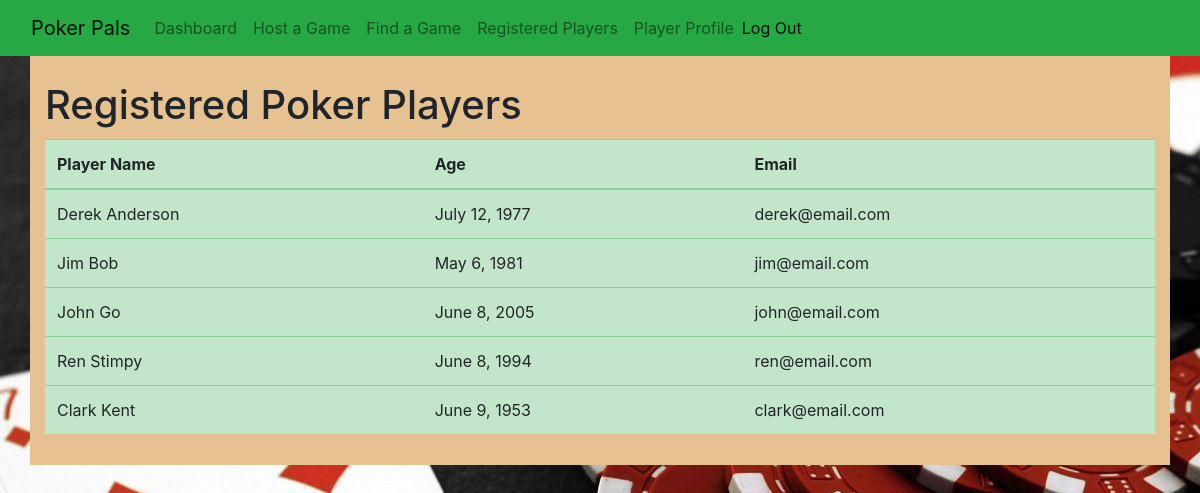
The page /players (signed in) on the database its author committed.
### poker_app/models.py (models this page shows, shortened)
class User(models.Model):
    first_name = models.CharField(max_length=45)
    last_name = models.CharField(max_length=45)
    birthdate = models.DateField()
    email = models.EmailField(unique=True)
    password = models.CharField(max_length=255)
    created_at = models.DateTimeField(auto_now_add=True)
    updated_at = models.DateTimeField(auto_now=True)
    objects = LoginManager()
    @property
    def full_name(self):
        return '{} {}'.format(self.first_name, self.last_name)

### poker_app/views.py (the view)
# urls.py: path('players', views.players),
def players(request):
    if 'user_id' not in request.session:
        messages.error(request, "You must be logged in to view this page!")
        return redirect('/')
    return render(request, 'users.html', {"users": User.objects.all()})

### poker_app/templates/users.html (shortened to what this page needs)
<!DOCTYPE html>
<html lang="en">
    <head>
        <link
            href="https://stackpath.bootstrapcdn.com/bootstrap/4.5.0/css/bootstrap.min.css"
            rel="stylesheet"
        />
        {% load static %}
        <link rel="stylesheet" href="{% static 'css/style.css' %}" />
    </head>
    <body>
        <nav class="navbar navbar-expand-lg navbar-light bg-success">
            <div class="container-fluid">
                <a class="navbar-brand" href="/dashboard">Poker Pals</a>
                <div class="collapse navbar-collapse" id="navbarSupportedContent">
                    <ul class="navbar-nav me-auto mb-2 mb-lg-0">
                        <li class="nav-item">
                            <a class="nav-link" aria-current="page" href="/dashboard">Dashboard</a>
                        </li>
                        <li class="nav-item">
                            <a class="nav-link" aria-current="page" href="/host">Host a Game</a>
                        </li>
                        <li class="nav-item">
                            <a class="nav-link" href="/events">Find a Game</a>
                        </li>
                        <li class="nav-item">
                            <a class="nav-link" aria-current="page" href="/players">Registered Players</a>
                        </li>
                        <li class="nav-item">
                            <a class="nav-link" aria-current="page" href="/profile">Player Profile</a>
                        </li>
                    </ul>
                    <span class="navbar-text">
                        <a href="/logout">Log Out</a>
                    </span>
                </div>
            </div>
        </nav>
        <div class="container">
            <div class="row">
                <div class="col-sm">
                    <h1>Registered Poker Players</h1>
                    <table class="table table-success">
                        <thead>
                            <tr>
                                <th>Player Name</th>
                                <th>Age</th>
                                <th>Email</th>
                            </tr>
                        </thead>
                        <tbody>
                            {% for user in users %}
                            <tr>
                                <td>{{ user.full_name }}</td>
                                <td>{{ user.birthdate }}</td>
                                <td>{{ user.email }}</td>
                            </tr>
                            {% endfor %}
                        </tbody>
                    </table>
                </div>
            </div>
        </div>
    </body>
</html>

### poker_app/static/css/style.css (style rules this page uses)
* { margin: 0px; padding: 0px; }
body, div, dl, dt, dd, ul, ol, li, h1, h2, h3, h4, h5, h6, pre, form, fieldset, input, p, blockquote, table, th, td, embed, object { padding: 0; margin: 0; border: 0; }
html { margin: 0; min-height: 100%; }
body { margin: 0; min-height: 100%; background-image: url(/static/images/poker.jpg); }
.container { background-color: rgb(230, 193, 145); padding: 15px; }
h1, h2 { margin: 10px 0px 10px 0px; }
table { margin-top: 10px; }

### rows shown on the page
User: full_name "Derek Anderson", birthdate "July 12, 1977", email "derek@email.com"
User: full_name "Jim Bob", birthdate "May 6, 1981", email "jim@email.com"
User: full_name "John Go", birthdate "June 8, 2005", email "john@email.com"
User: full_name "Ren Stimpy", birthdate "June 8, 1994", email "ren@email.com"
User: full_name "Clark Kent", birthdate "June 9, 1953", email "clark@email.com"
